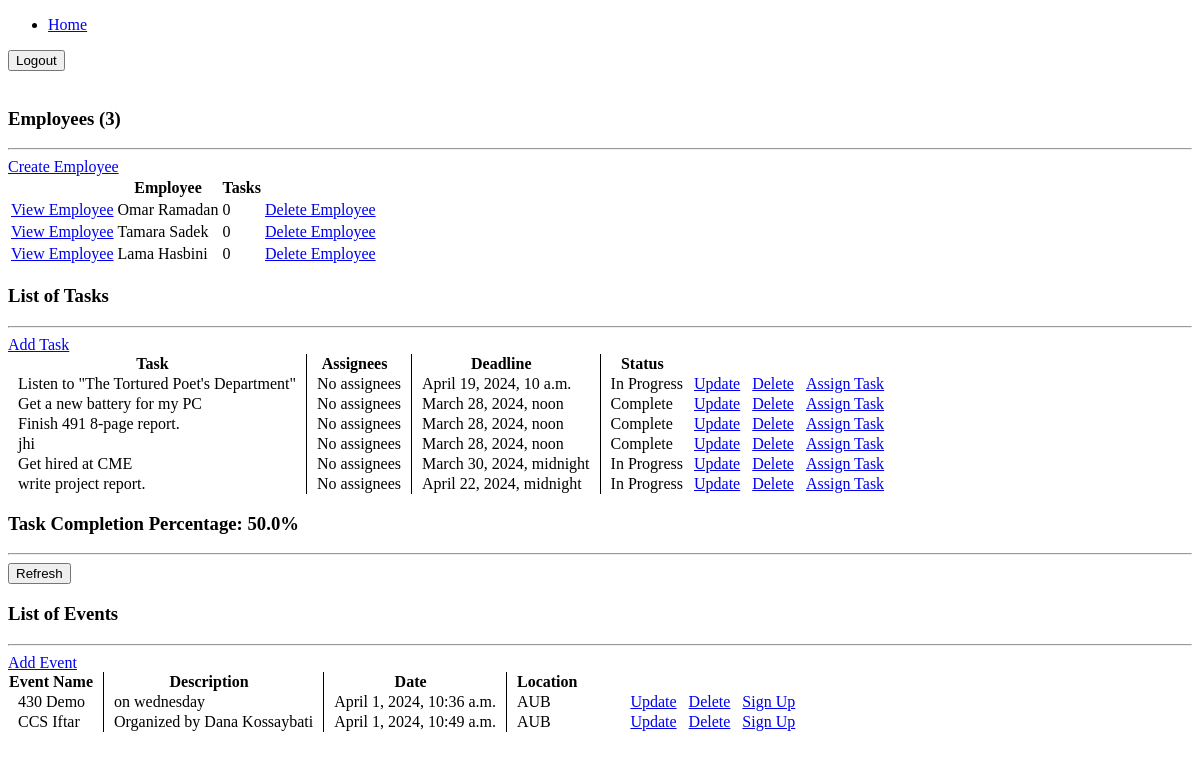
The app's page /, older data.
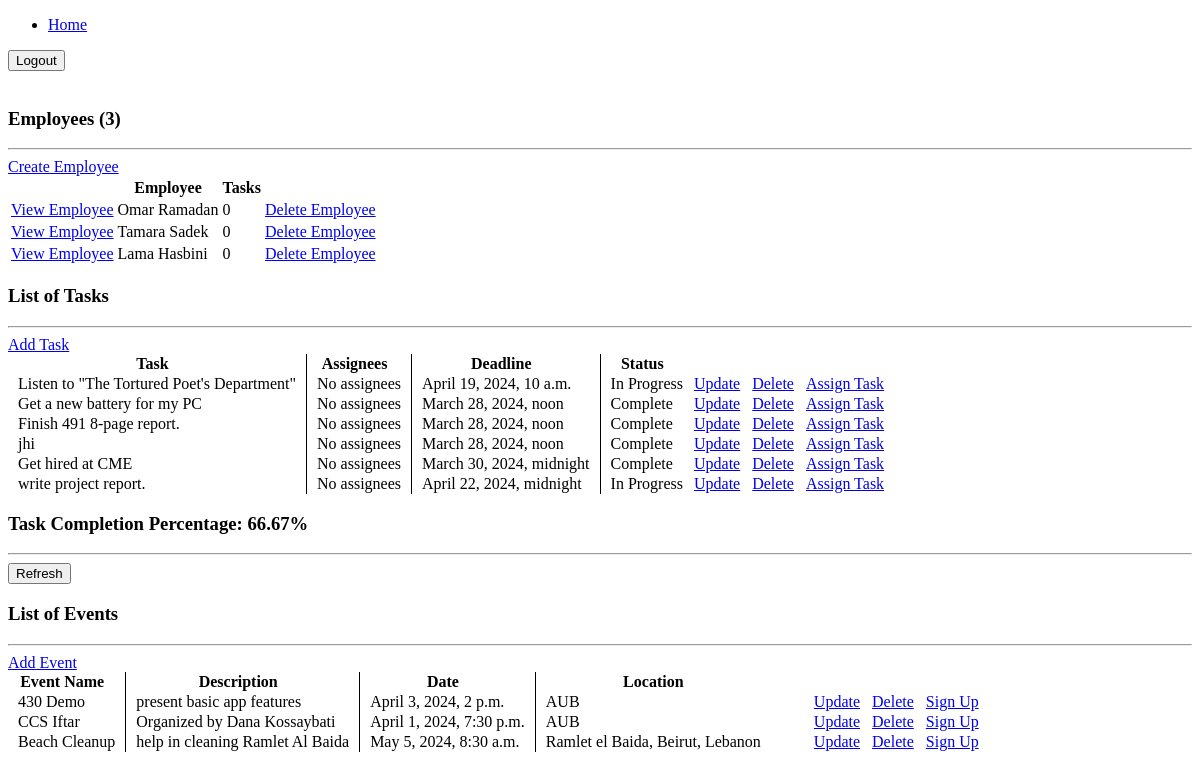
The same page, newer data.
### myapp430/models.py (models this page shows, shortened)
class Employee(models.Model):
	CATEGORY = (
			('Employee', 'Employee'),
			('Employer', 'Employer'),
			('Team Manager', 'Team Manager'),
			('Well-being Specialist', 'Well-being Specialist'),
			('HR Specialist','HR Specialist')
			)
	employee_id = models.AutoField(primary_key=True)
	name = models.CharField(max_length=200)
	phone = models.CharField(max_length=15, null=True)
	email = models.CharField(max_length=200)
	position = models.CharField(max_length=200,choices=CATEGORY)
	team_id = models.IntegerField(null=True) # should this be from Team DB??
	address=models.CharField(max_length=200, null=True)
	points=models.IntegerField(default=0)
	@property
	def tasks(self):
		task_count = self.task_set.all().count()
		return str(task_count)

class Task(models.Model):
	STATUS = (
			('Complete', 'Complete'),
			('In Progress', 'In Progress'),
			)
	task_id = models.AutoField(primary_key=True)
	employees = models.ManyToManyField(Employee, blank=True)
	deadline=  models.DateTimeField()
	points = models.IntegerField(default=0)
	description = models.TextField()
	status = models.CharField(choices=STATUS, default='In Progress', max_length=11)
	date_created = models.DateTimeField(auto_now_add=True, null=True, blank=True)
	credited = models.BooleanField(default=False)

class Events(models.Model): #- Events DB (event id,event name, description, date, location)
	event_name = models.TextField()
	event_id = models.AutoField(primary_key=True)
	description = models.TextField()
	date = models.DateTimeField(null=True, blank=True)
	location=models.TextField()

### myapp430/views.py (the view)
# urls.py: path('', views.home, name="home page"),
def home(request):
    employees = Employee.objects.all().order_by('employee_id')
    tasks = Task.objects.all()
    events = Events.objects.all()  # Retrieve all events
    total_employees = employees.count()
    total_tasks = tasks.count()
    complete_tasks = Task.objects.filter(status='Complete').count()
    pending_tasks = Task.objects.filter(status='In Progress').count()
    completion_percentage = totalCompletion()
    context = {
        'employees': employees,
        'tasks': tasks,
        'events': events,  # Add events to the context
        'total_employees': total_employees,
        'total_tasks': total_tasks,
        'complete': complete_tasks,
        'in_progress': pending_tasks,  # Fix the key name to match the template
        'completion_percentage' : completion_percentage,
    }
    return render(request, 'myapp430/homepage.html', context)

### myapp430/views.py (called while the page is built)
def totalCompletion():
    total_tasks = Task.objects.count()
    completed_tasks = Task.objects.filter(status='Complete').count()
    if total_tasks > 0:
        completion_percentage = (completed_tasks / total_tasks) * 100
    else:
        completion_percentage = 0
    return round(completion_percentage, 2)

### myapp430/templates/myapp430/homepage.html (shortened to what this page needs)
<!DOCTYPE html>
<html lang="en">
<head>
</head>
<body>
    <nav>
        <ul>
            <li><a href="/">Home</a></li>
        </ul>
        <form action="{% url 'logout' %}" method="post">
            <button type="submit">Logout</button>
        </form>
    </nav>
    <br>
    <div class="row">
        <div class="col-md-5">
            <h3>Employees ({{total_employees}})</h3>
            <hr>
            <div class="card card-body">
                <a class="btn btn-primary  btn-sm btn-block" href="{% url 'create employee' %}">Create Employee</a>
                <table class="table table-sm">
                    <tr>
                        <th></th>
                        <th>Employee</th>
                        <th>Tasks</th>
                    </tr>
                    {% for employee in employees %}
                        <tr>
                            <td><a href="{% url 'view employee' id=employee.employee_id %}" class="btn btn-sm btn-info">View Employee</a></td>
                            <td>{{ employee.name }}</td>
                            <td>{{ employee.tasks }}</td>
                            <td><a href="{% url 'delete employee' employee.employee_id %}" class="btn btn-sm btn-info">Delete Employee</a></td>
                        </tr>
                    {% endfor %}
                </table>
            </div>
        </div>
        <div class="col-md-7">
            <h3>List of Tasks</h3>
            <hr>
            <div class="card card-body">
                <a class="btn btn-primary  btn-sm btn-block" href="{% url 'create task' %}">Add Task</a>
                <table class="table table-sm" style="border-collapse: collapse;">
                    <tr>
                        <th style="border-right: 1px solid black; padding-right: 10px;">Task</th>
                        <th style="border-right: 1px solid black; padding-right: 10px;">Assignees</th>
                        <th style="border-right: 1px solid black; padding-right: 10px;">Deadline</th>
                        <th style="padding-right: 10px;">Status</th>
                    </tr>
                    {% for task in tasks %}
                        <tr>
                            <td style="border-right: 1px solid black; padding-right: 10px; padding-left: 10px;">{{task.description}}</td>
                            <td style="border-right: 1px solid black; padding-right: 10px; padding-left: 10px;">
                                {% for employee in task.employees.all %}
                                    {{ employee.name }}{% if not forloop.last %}, {% endif %}
                                {% empty %}
                                    No assignees
                                {% endfor %}
                            </td>
                            <td style="border-right: 1px solid black; padding-right: 10px;  padding-left: 10px;">{{task.deadline}}</td>
                            <td style="padding-right: 10px;  padding-left: 10px;">{{task.status}}</td>
                            <td><a class="btn btn-sm btn-warning" href="{% url 'update task' task.task_id %}" style="padding-right: 10px;">Update</a></td>
                            <td><a class="btn btn-sm btn-danger" href="{% url 'delete task' task.task_id %}" style="padding-right: 10px;">Delete</a></td>
                            <td><a class="btn btn-sm btn-danger" href="{% url 'assign task' task.task_id %}">Assign Task</a></td>
                        </tr>
                    {% endfor %}
                </table>
            </div>
        <div class="col-md">
            <div class="card card-body">
                <h3>Task Completion Percentage: {{completion_percentage}}%</h3>
                <hr>
                <button onclick="refreshPage()">Refresh</button>
        </div>
            <h3>List of Events</h3>
            <hr>
            <div class="card card-body">
                <a class="btn btn-primary  btn-sm btn-block" href="{% url 'add event' %}">Add Event</a>
                <table class="table table-sm" style="border-collapse: collapse;">
                    <tr>
                        <th style="border-right: 1px solid black; padding-right: 10px;">Event Name</th>
                        <th style="border-right: 1px solid black; padding-right: 10px;">Description</th>
                        <th style="border-right: 1px solid black; padding-right: 10px;">Date</th>
                        <th style="padding-right: 10px; padding-left: 10px;">Location</th>
                    </tr>
                    {% for event in events %}
                        <tr>
                            <td style="border-right: 1px solid black; padding-right: 10px; padding-left: 10px;">{{ event.event_name }}</td>
                            <td style="border-right: 1px solid black; padding-right: 10px;  padding-left: 10px;">{{ event.description }}</td>
                            <td style="border-right: 1px solid black; padding-right: 10px;  padding-left: 10px;">{{ event.date }}</td>
                            <td style="padding-right: 10px;  padding-left: 10px;">{{ event.location }}</td>
                            <td>
                            </td>
                            <td><a class="btn btn-sm btn-warning" href="{% url 'update Event' event.event_id %}" style="padding-right: 10px;">Update</a></td>
                            <td><a class="btn btn-sm btn-danger" href="{% url 'delete event' event.event_id %}" style="padding-right: 10px;">Delete</a></td>
                            <td><a class="btn btn-sm btn-primary" href="{% url 'Signup event' event.event_id %}">Sign Up</a></td>
                        </tr>
                    {% endfor %}
                </table>
            </div>
        </div>
    </div>
</body>
</html>

Row changes from the older to the newer data that the page shows:
changed Task "Get hired at CME": status "In Progress" → "Complete"
changed Events "430 Demo": description "on wednesday" → "present basic app features"; date "April 1, 2024, 10:36 a.m." → "April 3, 2024, 2 p.m."
changed Events "CCS Iftar": date "April 1, 2024, 10:49 a.m." → "April 1, 2024, 7:30 p.m."
added Events: event_name "Beach Cleanup", description "help in cleaning Ramlet Al Baida", date "May 5, 2024, 8:30 a.m.", location "Ramlet el Baida, Beirut, Lebanon"
Text that changed along with them:
{{ completion_percentage }}: "50.0" → "66.67"
